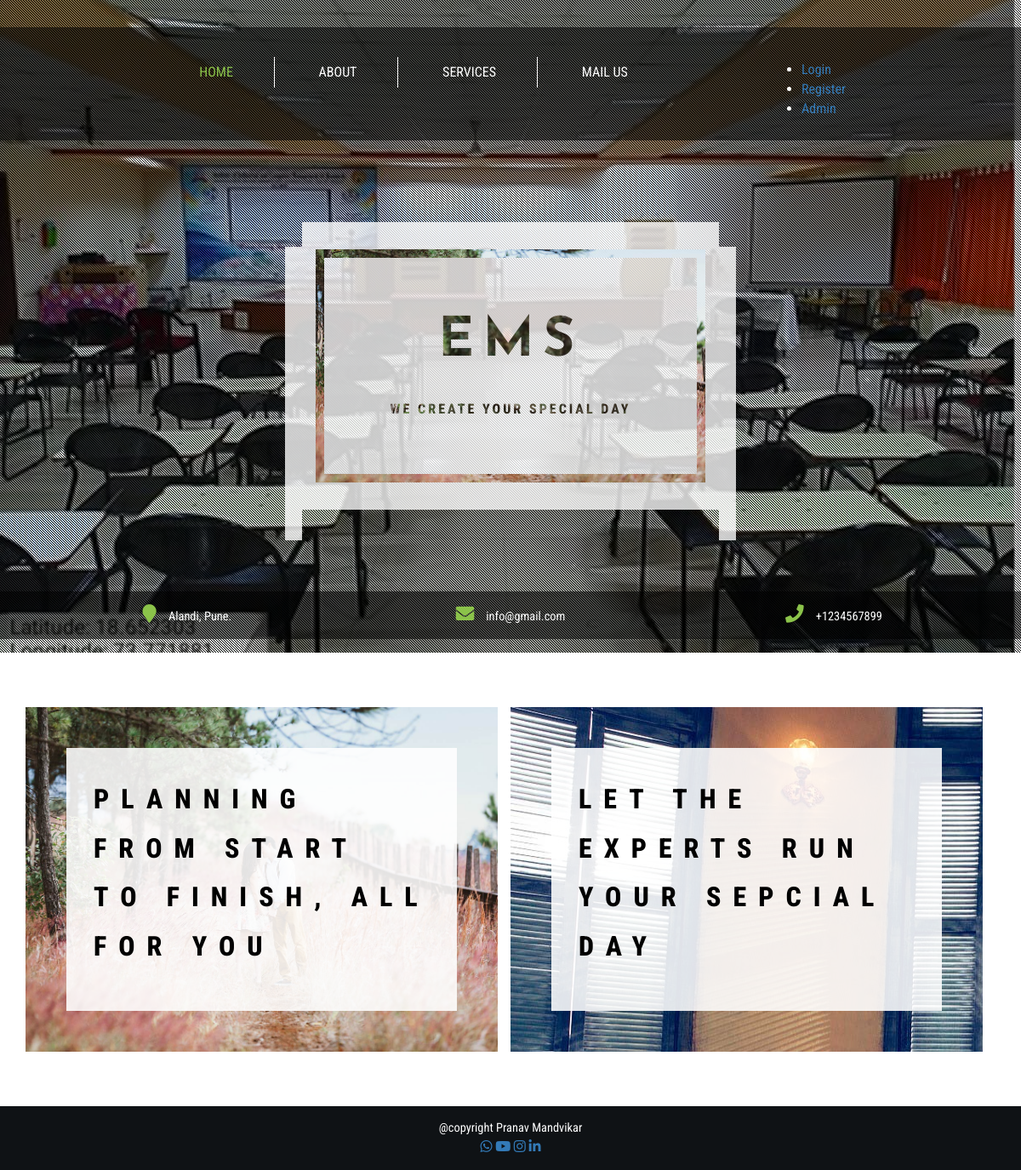
The page /obbs/index.php on the database its author committed.
### tables this page shows
CREATE TABLE `tblpage` (
  `ID` int(10) NOT NULL,
  `PageType` varchar(100) DEFAULT NULL,
  `PageTitle` mediumtext DEFAULT NULL,
  `PageDescription` mediumtext DEFAULT NULL,
  `Email` varchar(200) DEFAULT NULL,
  `MobileNumber` bigint(10) DEFAULT NULL,
  `UpdationDate` timestamp NULL DEFAULT NULL ON UPDATE current_timestamp()
);

### obbs/index.php (the view, shortened to what this page needs)
<!DOCTYPE html>
<html lang="en">
<head>
<link href="css/bootstrap.css" rel="stylesheet" type="text/css" media="all" />
<link rel="stylesheet" href="css/style.css" type="text/css" media="all" />
<link href="css/font-awesome.css" rel="stylesheet">
</head>
<body>
	<div class="banner jarallax">
		<div class="agileinfo-dot">
			<?php include_once('includes/header.php');?>
			<div class="w3layouts-banner">
				<div class="container">
					<div class="w3-banner-info">
						<div class="w3l-banner-text">
							<h2>EMS</h2>
							<p>We create your special day</p>
						</div>
					</div>
				</div>
			</div>
			<div class="w3ls-banner-info-bottom">
				<div class="container">
					<div class="banner-address">
						<?php
$sql="SELECT * from tblpage where PageType='contactus'";
$query = $dbh -> prepare($sql);
$query->execute();
$results=$query->fetchAll(PDO::FETCH_OBJ);
$cnt=1;
if($query->rowCount() > 0)
{
foreach($results as $row)
{               ?>
						<div class="col-md-4 banner-address-left">
							<p><i class="fa fa-map-marker" aria-hidden="true"></i> <?php  echo htmlentities($row->PageDescription);?>.</p>
						</div>
						<div class="col-md-4 banner-address-left">
							<p><i class="fa fa-envelope" aria-hidden="true"></i> <?php  echo htmlentities($row->Email);?></p>
						</div>
						<div class="col-md-4 banner-address-left">
							<p><i class="fa fa-phone" aria-hidden="true"></i> +<?php  echo htmlentities($row->MobileNumber);?></p>
						</div>
						<div class="clearfix"> </div>
					<?php $cnt=$cnt+1;}} ?></div>
				</div>
			</div>
		</div>
	</div>
	<div class="banner-bottom">
		<div class="container">
			<div class="wthree-bottom-grids">
				<div class="col-md-6 wthree-bottom-grid">
					<div class="w3-agileits-bottom-left">
						<div class="w3-agileits-bottom-left-text">
							<h3>Planning from start to finish, All for you</h3>
						</div>
					</div>
				</div>
				<div class="col-md-6 wthree-bottom-grid">
					<div class="w3-agileits-bottom-left w3-agileits-bottom-right">
						<div class="w3-agileits-bottom-left-text">
							<h3>LET THE EXPERTS RUN YOUR sepcial day</h3>
						</div>
					</div>
				</div>
			</div>
		</div>
	</div>
<?php include_once('includes/footer.php');?>
</body>
</html>

### obbs/css/style.css (style rules this page uses)
html, body { font-size: 100%; font-family: 'Roboto Condensed', sans-serif; }
body { background:#FFFFFF; }
.banner { background: url(../images/hall.jpg) no-repeat 0px 147px; background-size: cover; }
.agileinfo-dot { background: url(../images/dott.png)repeat 0px 0px; background-size: 3px; -webkit-background-size: 3px; -moz-background-size: 3px; -o-background-size: 3px; -ms-background-size: 3px; padding: 1em 0; }
.jarallax { position: relative; background-size: cover; background-repeat: no-repeat; background-position: 50% 50%; }
.w3layouts-banner { margin: 6em 0; }
.w3-banner-info { text-align: center; background: rgba(255, 255, 255, 0.79); padding: 2em 1em; width: 43%; margin: 0 auto; position: relative; }
.w3l-banner-text { border: solid 10px #000000; padding: 4em 2em; border-image: url(../images/3.jpg) 30 round; }
.w3l-banner-text h2 { color: #000000; font-size: 4em; margin: 0; letter-spacing: 10px; font-weight: 800; text-transform: uppercase; font-family: 'Josefin Sans', sans-serif; -webkit-text-fill-color: transparent; background: -webkit-linear-gradient(transparent, transparent), url(../images/3.jpg) repeat; background: -o-linear-gradient(transparent, transparent); -webkit-background-clip: text; }
.w3l-banner-text p { color: #000000; font-size: 1em; margin: 2em 0 0 0; letter-spacing: 3px; font-weight: 800; text-transform: uppercase; -webkit-text-fill-color: transparent; background: -webkit-linear-gradient(transparent, transparent), url(../images/3.jpg) repeat; background: -o-linear-gradient(transparent, transparent); -webkit-background-clip: text; }
.w3-banner-info:before { content: ''; background: rgba(255, 255, 255, 0.79); height: 345px; position: absolute; width: 20px; left: -20px; top: 29px; }
.w3-banner-info:after { content: ''; background: rgba(255, 255, 255, 0.79); height: 345px; position: absolute; width: 20px; right: -20px; top: 29px; }
.w3ls-banner-info-bottom { margin: 1em 0 0 0; background: rgba(0, 0, 0, 0.54); padding: 1em 0; }
.banner-address-left { text-align:center; }
.banner-address-left p { color:#FFFFFF; font-size:.9em; margin:0; }
.banner-address-left i.fa.fa-map-marker,.banner-address-left i.fa.fa-envelope,.banner-address-left i.fa.fa-phone { color: #8bc34a; font-size: 1.5em; margin: 0 .5em 0 0; }
.banner-bottom,.services,.services-bottom,footer,.about-top,.agile-dot,.team,.gallery,.codes,.typography,.contact,.single { padding:4em 0; }
.wthree-bottom-grid { padding-left: 0; }
.w3-agileits-bottom-left { background: url(../images/3.jpg) no-repeat 0px 0px; background-size: cover; padding: 3em; }
.w3-agileits-bottom-left-text { background: rgba(255, 255, 255, 0.88); padding: 2em; }
.w3-agileits-bottom-left-text h3 { color: #000000; font-size: 2em; margin: 0; letter-spacing: 14px; font-weight: 800; text-transform: uppercase; line-height: 1.8em; }
.w3-agileits-bottom-right { background: url(../images/4.jpg) no-repeat 0px 0px !important; }

### rows shown on the page
tblpage: PageDescription "Alandi, Pune", Email "info@gmail.com", MobileNumber "1234567899"
